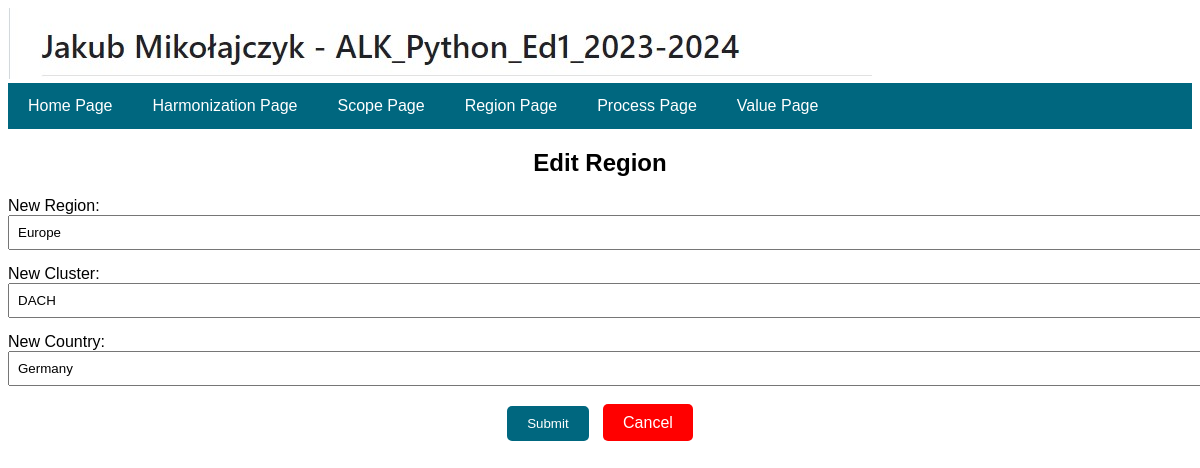
Screenshot of /edit_region/1/ with the database file from the repository.
### process_scope/models.py (models this page shows)
class CountryList(models.Model):
    country_description = models.CharField(max_length=100)
    cluster = models.CharField(max_length=100)
    region = models.CharField(max_length=100)

### process_scope/views.py (the view)
# urls.py: path('edit_region/<int:id>/', edit_region, name='edit_region'),
def edit_region(request, id):
    region = get_object_or_404(CountryList, id=id)
    return render(request, 'edit_region.html', {
        'region': region
    })

### process_scope/templates/edit_region.html (shortened to what this page needs)
{% extends 'base.html' %}
{% block content %}
<center>
<h2>Edit Region</h2>
</center>
<form method="POST" action="{% url 'update_region' %}">
     <div style="margin-bottom: 15px;">
        <label for="new_region">New Region:</label>
       <input type="text" name="new_region" id="new_region" value="{{ region.region }}" style="width: 100%; padding: 8px;">
    </div>
    <div style="margin-bottom: 15px;">
        <label for="new_cluster">New Cluster:</label>
        <input type="text" name="new_cluster" id="new_cluster" value="{{ region.cluster }}" style="width: 100%; padding: 8px;">
    </div>
    <div style="margin-bottom: 15px;">
        <label for="new_country">New Country:</label>
        <input type="text" name="new_country" id="new_country" value="{{ region.country_description }}" style="width: 100%; padding: 8px;">
    </div>
        <div style="text-align: center; margin-top: 20px;">
        <button type="submit" style="background-color: #00677F; color: white; padding: 10px 20px; border: none; border-radius: 5px;">Submit</button>
        <a href="{% url 'region_page' %}" style="background-color: red; color: white; padding: 10px 20px; text-decoration: none; border-radius: 5px; margin-left: 10px;">Cancel</a>
    </div>
</form>
{% endblock %}

### process_scope/templates/base.html (style rules this page uses)
body { font-family: Arial, sans-serif; }

### rows the page displays
CountryList: new_region "Europe", new_cluster "DACH", new_country "Germany"
